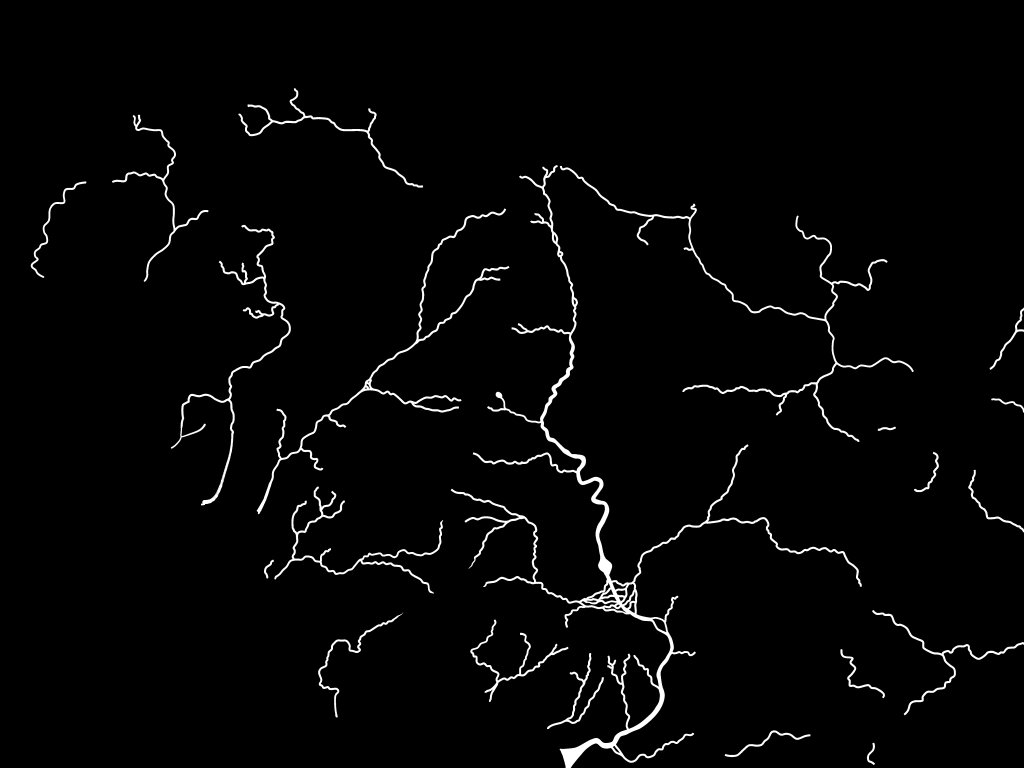
#> input picture src/main/resources/assets/tolkienmobs/arda/rivers.png, 3072 x 2304 px, found by its file name (shown at 1/3 size)
$ python arda_river_names.py
#> lines starting #> are read from the running program, lines starting #| are printed output that depends on the picture; after the words box and inside, x2 and y2 are one past the last pixel; in counts of white or black regions, pixels touching at a corner belong together
"""Bakes the river names raster Arda reads at worldgen.

The rivers mask is 21 separate networks: the drawing breaks at confluences, at fords and where a channel
is thinner than the bake's threshold, so a course cannot be traced from a source to a mouth through it.
What the mask does give is which channel each water cell belongs to, and the components that are a single
named river are named here by the middle of their own extent.

A component is not always one river. The Lune and the Brandywine meet in the drawing, and the lake at
Evendim's head fuses them into one network, so the component that carries both cannot be named by its
middle: that is what called the Brandywine the Lune for its whole course through the Shire. A component
that holds two of the split's ends is divided instead, by water distance from those ends - every cell
belongs to the nearer one - so the boundary falls where the two courses actually part, at the junction.

Only the components a name can be given to without guessing are listed. The rest stay 0 and the game reads
them as the generic river, which is honest: a component that carries three rivers cannot be called one of
them.

The output is one byte per eight-block cell, 0 where the water has no name of its own, and the ids are the
ones ArdaMasks and ArdaMap read. Run it from the mod root:  python tools/arda_river_names.py
"""

import os
from collections import deque

import numpy as np
from PIL import Image
from scipy import ndimage

Image.MAX_IMAGE_PIXELS = None

ASSET = os.path.join("src", "main", "resources", "assets", "tolkienmobs", "arda", "rivers.png")
OUT = os.path.join("src", "main", "resources", "assets", "tolkienmobs", "arda", "river-names.png")
BLOCKS = 8
WEST, NORTH = -5120, -10240
WATER = 77

# id: (name, the middle of the component's own extent, in blocks)
NAMES = {
    1: ("anduin", (9352, 2752)),
    2: ("celduin", (13248, -2920)),
    3: ("gwathlo", (4208, -1472)),
    4: ("lune", (808, -2456)),
}
# How near a component's middle a name has to be to claim it, in blocks. Anything further is another river.
REACH = 1500

# The two rivers the drawing fuses into one component, with points along each one's own course - the ends
# and the bends between them, read off the drawn line. A component holding points of both is divided
# between them by water distance: a cell belongs to the river whose nearest point is nearer, so the border
# falls where the two courses part, at the junction the drawing made. The Lune keeps a cell the two reach
# at once, since it is listed first and its course is the shorter of the two.
SPLIT = {
    4: ("lune", [(-776, 64), (-890, -200), (-890, -600), (-600, -790), (-100, -790), (150, -760)]),
    5: ("brandywine", [(455, -124), (415, 600), (300, 1150), (-152, 1808), (440, -400), (480, -900),
                       (600, -1400), (950, -1900), (1400, -2400), (1500, -2700), (1200, -3400),
                       (800, -4400), (650, -4700)]),
}


def divide(raster, components, water):
    """Splits the one component that carries two of the split's ends between them, cell by cell."""
    rows, cols = np.nonzero(water)
    column = int(round((455 - WEST) / BLOCKS))
    row = int(round((-124 - NORTH) / BLOCKS))
    near = int(np.argmin((cols - column) ** 2 + (rows - row) ** 2))
    component = int(components[rows[near], cols[near]])
    inside = components == component
    cell_rows, cell_cols = np.nonzero(inside)

    assign = np.zeros(components.shape, np.uint8)
    queue = deque()
    for name_id, (name, course) in sorted(SPLIT.items()):
        for x, z in course:
            column = int(round((x - WEST) / BLOCKS))
            row = int(round((z - NORTH) / BLOCKS))
            near = int(np.argmin((cell_cols - column) ** 2 + (cell_rows - row) ** 2))
            seed_row, seed_col = int(cell_rows[near]), int(cell_cols[near])
            if assign[seed_row, seed_col] == 0:
                assign[seed_row, seed_col] = name_id
                queue.append((seed_row, seed_col))
            print("%-9s %6d, %6d -> cell %6d, %6d" % (
                name, x, z, WEST + seed_col * BLOCKS, NORTH + seed_row * BLOCKS))
    while queue:
        row, column = queue.popleft()
        for dr in (-1, 0, 1):
            for dc in (-1, 0, 1):
                rr, cc = row + dr, column + dc
                if (0 <= rr < assign.shape[0] and 0 <= cc < assign.shape[1]
                        and water[rr, cc] and components[rr, cc] == component and assign[rr, cc] == 0):
                    assign[rr, cc] = assign[row, column]
                    queue.append((rr, cc))

    raster[inside] = assign[inside]
    for name_id, (name, _) in sorted(SPLIT.items()):
        cells = np.nonzero(assign == name_id)
        if cells[0].size:
            print("%-9s keeps %5d cells of the split component, x %6d..%6d z %6d..%6d" % (
                name, cells[0].size, WEST + cells[1].min() * BLOCKS, WEST + (cells[1].max() + 1) * BLOCKS,
                NORTH + cells[0].min() * BLOCKS, NORTH + (cells[0].max() + 1) * BLOCKS))


def main():
    mask = np.array(Image.open(ASSET).convert("L"))
#> mask is the input picture: shape (2304, 3072); min 0, max 255, mean 5.8
    water = mask > WATER
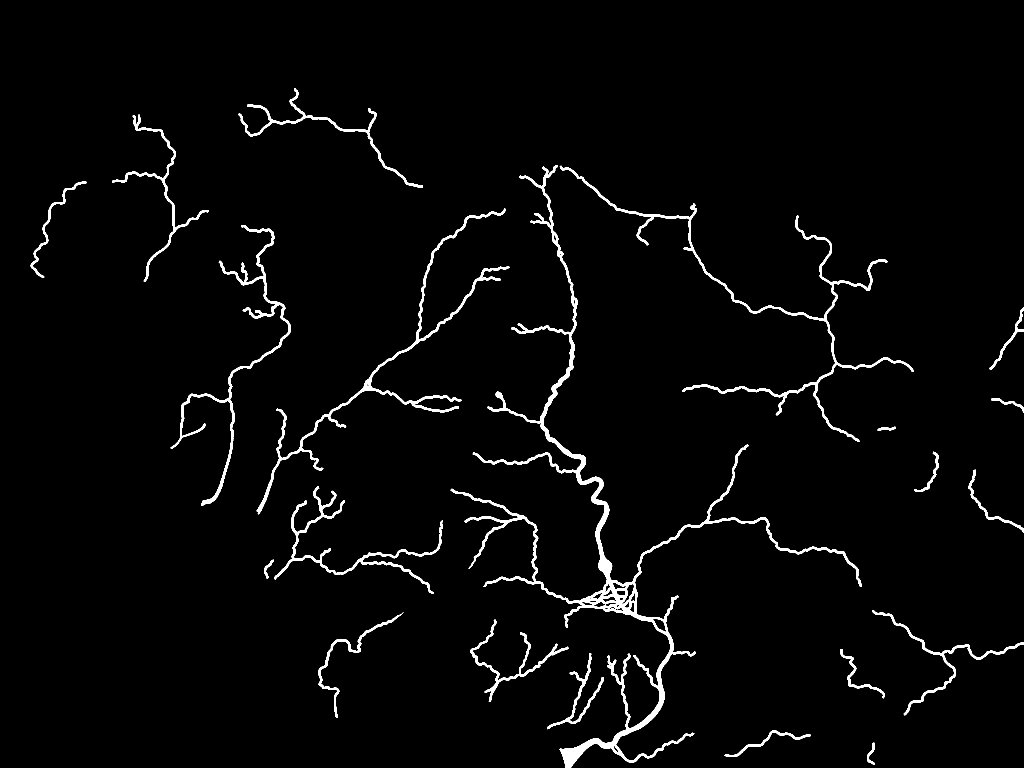
#> water: shape (2304, 3072) bool (shown at 1/3 size); 2.4% white; 21 white regions, largest, box (x1, y1, x2, y2) and area: (1352, 495, 2586, 2304) 65219, (1679, 497, 2741, 1326) 20095, (770, 625, 1528, 1543) 17370
    components, count = ndimage.label(water)
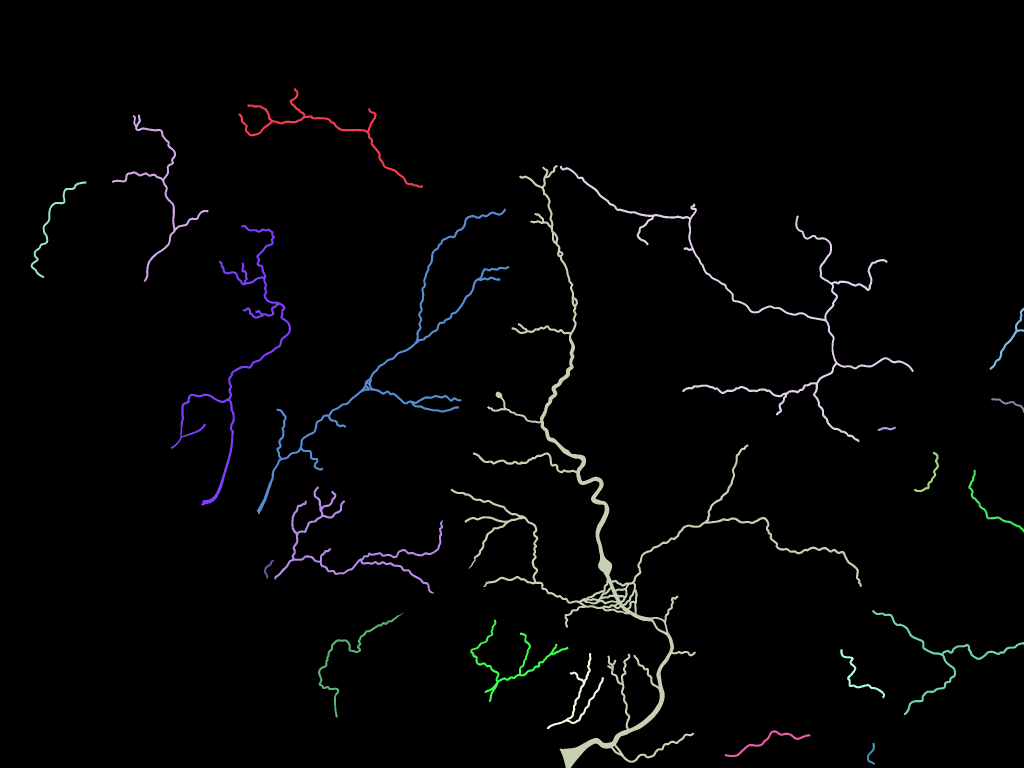
#> components: shape (2304, 3072) int32 (shown at 1/3 size); 22 distinct labels, from 0 to 21; one colour per label, 0 black
#> count = 21
    centres = ndimage.center_of_mass(water, components, range(1, count + 1))
#> centres = 21 items, first 6: (390.9, 970.4), (568.1, 479.1), (1624.1, 1809.2), (915.5, 2296.2), (677, 153.3), (1096.7, 1167)

    named = np.zeros(count + 1, np.uint8)
#> named = 22 values from 0 to 0
    for index, (row, column) in enumerate(centres, 1):
        x = WEST + column * BLOCKS
        z = NORTH + row * BLOCKS
        best = None
        for name_id, (name, (nx, nz)) in NAMES.items():
            distance = ((x - nx) ** 2 + (z - nz) ** 2) ** 0.5
            if distance <= REACH and (best is None or distance < best[0]):
                best = (distance, name_id, name)
        if best is not None:
            named[index] = best[1]
            print("%-9s component %2d at (%6d, %6d), %.0f blocks from the name" % (
                best[2], index, int(x), int(z), best[0]))
#> this loop made 21 passes
#> (row, column, x, z) on passes 1 to 12: (390.9, 970.4, 2643.4, -7113.1), (568.1, 479.1, -1287.4, -5695.5), (1624.1, 1809.2, 9353.2, 2752.5), (915.5, 2296.2, 13249.5, -2916), (677, 153.3, -3893.8, -4823.9), (1096.7, 1167, 4215.6, -1466.7), (1066, 717.2, 617.4, -1712.1), (1016.4, 3029.3, 19114.1, -2108.7), (1209.3, 3026.6, 19092.5, -565.8), (1285.7, 2659.8, 16158.3, 45.79), (1424.6, 2792.2, 17217.4, 1157), (1518, 2966.9, 18615.3, 1904.3)
#| anduin    component  3 at (  9353,   2752), 1 blocks from the name
#| celduin   component  4 at ( 13249,  -2915), 4 blocks from the name
#| gwathlo   component  6 at (  4215,  -1466), 9 blocks from the name
#| lune      component  7 at (   617,  -1712), 768 blocks from the name
#> after the loop, named = 22 values, max 4 at index 7, min 0 at index 0, mean 0.455

    raster = named[components]
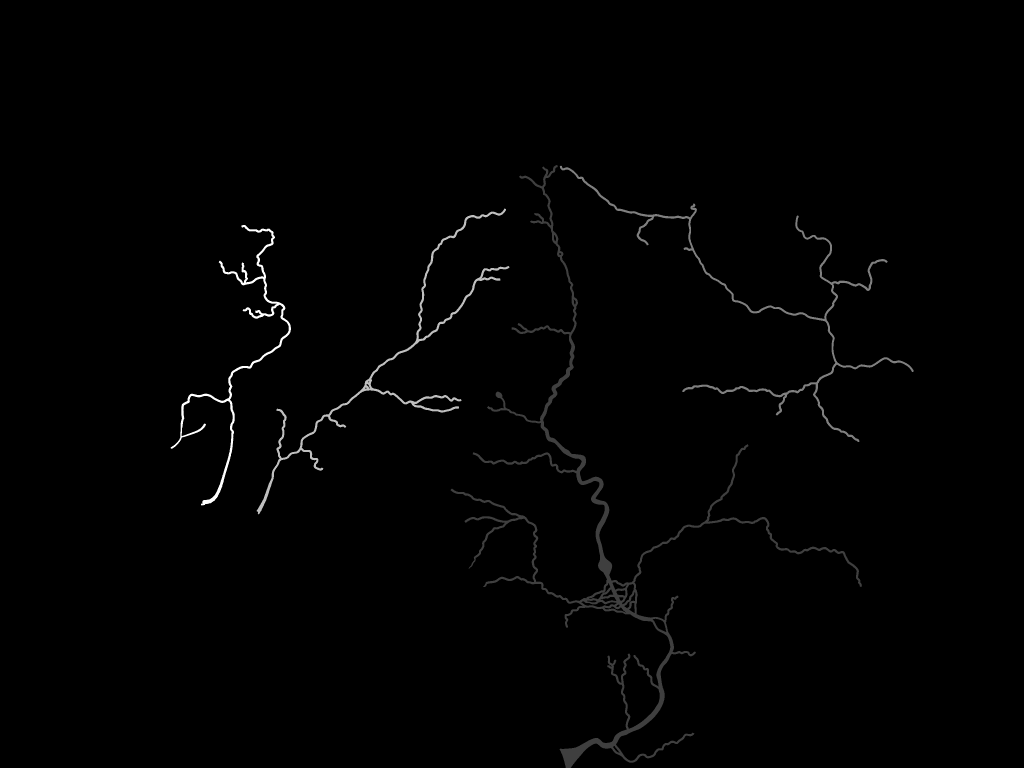
#> raster: shape (2304, 3072) (shown at 1/3 size); min 0, max 4, mean 0.0296; drawn with min black and max white
    divide(raster, components, water)
#> in divide, `near = int(np.argmin((cols - column) ** 2 + (rows - row) ** 2))`: near = 71513
#> in divide, `component = int(components[rows[near], cols[near]])`: component = 7
#> in divide, `inside = components == component`:
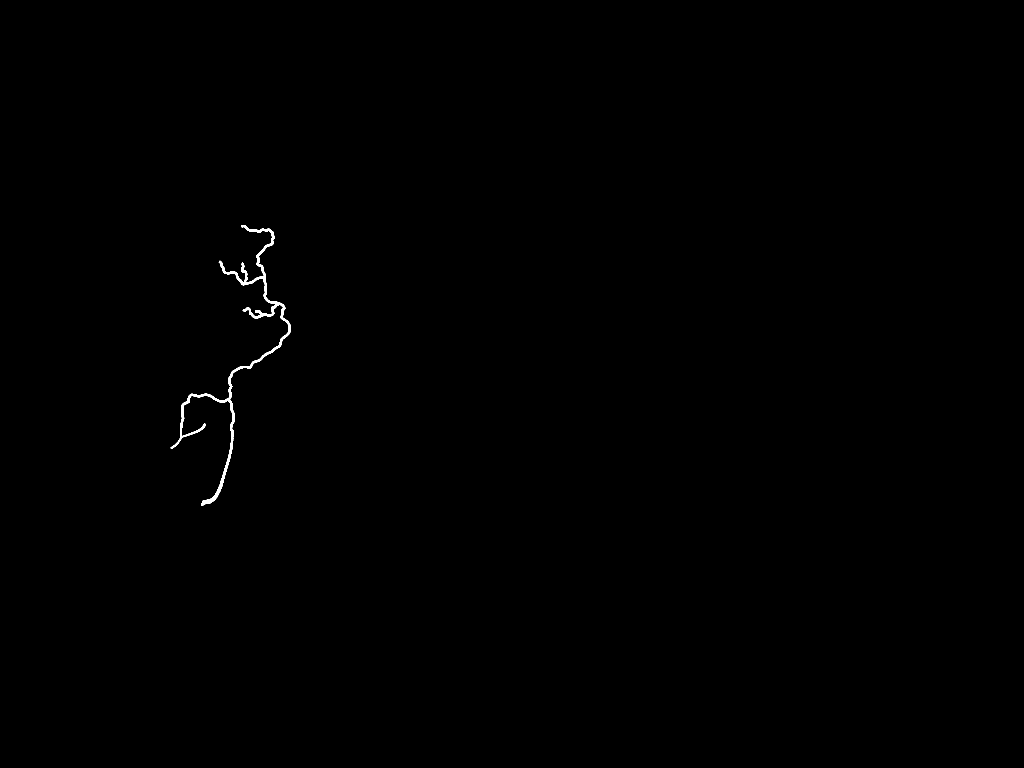
#> inside: shape (2304, 3072) bool (shown at 1/3 size); 0.18% white; 1 white region, box (x1, y1, x2, y2) and area: (512, 675, 873, 1516) 13032
#> in divide, `cell_rows, cell_cols = np.nonzero(inside)`: cell_rows = 13032 values from 675 to 1515; cell_cols = 13032 values, max 872 at index 5858, min 512 at index 11228, mean 717.2
#> the loop in divide, `while queue:` made 13032 passes
#> (row, column) on passes 1 to 3: (1288, 543), (1259, 544), (1214, 545)
#> after the loop in divide, `while queue:`: assign: shape (2304, 3072); min 0, max 5, mean 0.00888
#> in divide, `raster[inside] = assign[inside]`: raster: shape (2304, 3072); 0.15% of pixels changed, all inside (x1, y1, x2, y2) = (603, 675, 873, 1516)
#> the loop in divide, `for name_id, (name, _) in sorted(SPLIT.items()):` made 2 passes
#> cells on passes 1 to 2: 2338 positions, rows 1181 to 1345, columns 512 to 685, 10694 positions, rows 675 to 1515, columns 603 to 872
#| lune      keeps  2338 cells of the split component, x  -1024..   368 z   -792..   528
#| brandywine keeps 10694 cells of the split component, x   -296..  1864 z  -4840..  1888
    Image.fromarray(raster).save(OUT)
    print("wrote %s: %d x %d, %d named cells" % (OUT, raster.shape[1], raster.shape[0],
                                                 int((raster > 0).sum())))
#| wrote src/main/resources/assets/tolkienmobs/arda/river-names.png: 3072 x 2304, 115716 named cells
    present = set(np.unique(raster).tolist())
#> present = 6 items
    missing = [name for name_id, (name, _) in NAMES.items() if name_id not in present]
#> missing = []
    missing += [name for name_id, (name, _) in SPLIT.items() if name_id not in present]
    if missing:
        print("no component found for: " + ", ".join(missing))


if __name__ == "__main__":
    main()
